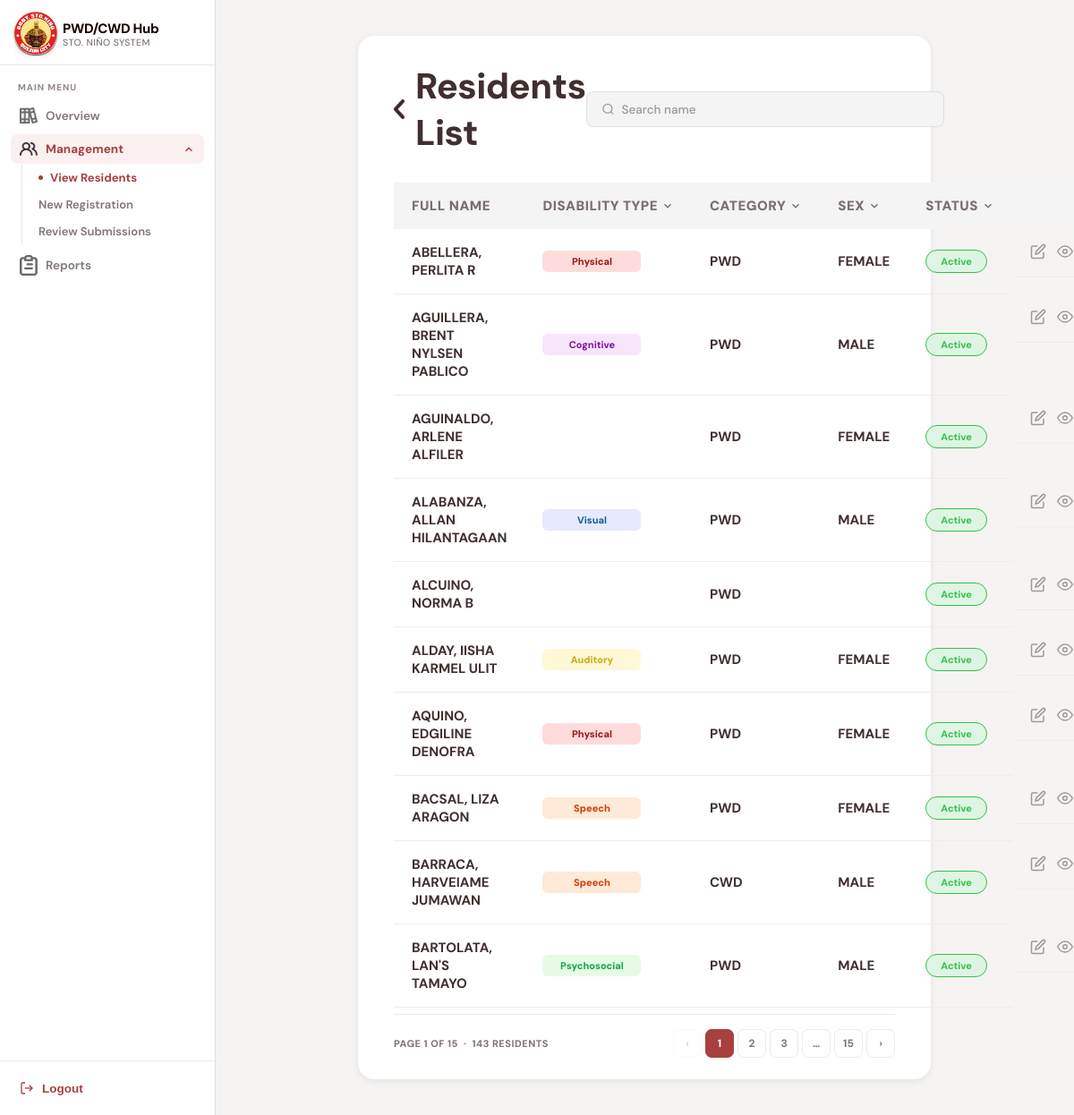
Screenshot of /resident.php with the database file from the repository.
### tables this page shows
CREATE TABLE `residents` (
  `ID` int(11) NOT NULL AUTO_INCREMENT,
  `first_name` varchar(255) NOT NULL,
  `middle_name` varchar(255) NOT NULL,
  `last_name` varchar(255) NOT NULL,
  `civil_status` enum('Single','Married','Widowed','Separated') NOT NULL,
  `birthdate` date NOT NULL,
  `age` int(11) NOT NULL,
  `birthplace` varchar(255) NOT NULL,
  `sex` enum('male','female') NOT NULL,
  `address` varchar(255) NOT NULL,
  `contact_num` varchar(255) NOT NULL,
  `emergency_cont` varchar(255) NOT NULL,
  `emergency_cont_num` varchar(255) NOT NULL,
  `emergency_cont_rel` varchar(255) NOT NULL,
  `socials` varchar(255) NOT NULL,
  `disablity_type` varchar(255) DEFAULT NULL,
  `disability_remarks` varchar(255) DEFAULT NULL,
  `resident_type` enum('PWD','CWD') NOT NULL,
  `guardian_name` varchar(255) NOT NULL,
  `guardian_cont_num` varchar(255) NOT NULL,
  `guardian_rel` varchar(255) NOT NULL,
  `father_name` varchar(255) NOT NULL,
  `mother_name` varchar(255) NOT NULL,
  `spouse_name` varchar(255) NOT NULL,
  `pwdid_num` varchar(255) NOT NULL,
  `control_num` varchar(255) NOT NULL,
  `idissue_date` date NOT NULL,
  `idexpiration_date` date NOT NULL,
  `profile` varchar(255) NOT NULL,
  `status` enum('Active','Pending','Expired','Under Review','Needs Correction','Rejected') DEFAULT 'Under Review',
  `med_cert` varchar(255) DEFAULT NULL,
  `correction_remarks` text DEFAULT NULL,
  PRIMARY KEY (`ID`)
);

### func/getResidents.php (called while the page is built, shortened)
<?php
require_once("db.php");
$per_page    = 10;
$current_page = isset($_GET["page"]) && is_numeric($_GET["page"]) ? (int)$_GET["page"] : 1;
$offset      = ($current_page - 1) * $per_page;
$search       = isset($_GET["search"])   ? trim($_GET["search"])   : "";
$conditions = [];
$params     = [];
$types      = "";
$where = count($conditions) > 0 ? "WHERE " . implode(" AND ", $conditions) : "";
$count_sql  = "SELECT COUNT(*) as total FROM residents $where";
$count_stmt = mysqli_prepare($conn, $count_sql);
mysqli_stmt_execute($count_stmt);
$count_result = mysqli_stmt_get_result($count_stmt);
$total_rows   = mysqli_fetch_assoc($count_result)["total"];
$total_pages  = max(1, ceil($total_rows / $per_page));
$data_sql = "
SELECT * FROM residents
$where
ORDER BY
CASE
    WHEN idexpiration_date IS NOT NULL
    AND idexpiration_date != ''
    AND DATE(idexpiration_date)
        BETWEEN CURDATE()
        AND DATE_ADD(CURDATE(), INTERVAL 1 MONTH)
    AND status != 'Expired'
    THEN 0
    ELSE 1
END ASC,
last_name ASC
LIMIT ? OFFSET ?
";
$data_params = array_merge($params, [$per_page, $offset]);
$data_types  = $types . "ii";
$data_stmt = mysqli_prepare($conn, $data_sql);
mysqli_stmt_bind_param($data_stmt, $data_types, ...$data_params);
mysqli_stmt_execute($data_stmt);
$residents_result = mysqli_stmt_get_result($data_stmt);
function badgeClass($type) {
    $map = [
        "cognitive"    => "badge-cognitive",
        "visual"       => "badge-visual",
        "physical"        => "badge-physical",
        "auditory"     => "badge-auditory",
        "speech"       => "badge-speech",
        "psychosocial" => "badge-psycho",
    ];
    return $map[strtolower(trim($type))] ?? "badge-physical";
}
function buildQuery($page, $extra = []) {
    $params = array_merge($_GET, ["page" => $page], $extra);
    return "?" . http_build_query($params);
}
?>

### resident.php (the view, shortened to what this page needs)
<?php require_once("func/getResidents.php"); ?>
<!DOCTYPE html>
<html lang="en">
<head>
<link rel="stylesheet" href="css/resident.css" />
</head>
<body>
<aside class="sidebar">
  <div class="sidebar-brand">
    <div class="brand-icon">
      <img src="assets/barangay-logo.png" width="50">
    </div>
    <div class="brand-text">
      <span class="brand-name">PWD/CWD Hub</span>
      <span class="brand-sub">Sto. Niño System</span>
    </div>
  </div>
  <nav class="sidebar-nav">
    <div class="nav-section-label">Main Menu</div>
    <div class="nav-group">
      <a class="nav-item" href="dashboard.php">
        <img src="assets/overviewicon.png" width="20">
        Overview
      </a>
    </div>
    <div class="nav-group">
      <a class="nav-item active" href="#" onclick="toggleMenu(event,'mgmt-sub')">
        <img src="assets/users.png" width="20">
        Management
        <svg class="chevron" viewBox="0 0 24 24"><polyline points="6 15 12 9 18 15"/></svg>
      </a>
      <div class="nav-sub open" id="mgmt-sub">
        <a class="nav-sub-item active" href="resident.php">View Residents</a>
        <a class="nav-sub-item" href="registration.php">New Registration</a>
        <a class="nav-sub-item" href="review.php">Review Submissions</a>
      </div>
    </div>
    <div class="nav-group">
      <a class="nav-item" href="reports.php">
        <img src="assets/reporticon.png" width="20">
        Reports
      </a>
    </div>
  </nav>
  <div class="sidebar-footer">
    <button class="logout-btn" onclick="logout()">
      <svg viewBox="0 0 24 24"><path d="M9 21H5a2 2 0 0 1-2-2V5a2 2 0 0 1 2-2h4"/><polyline points="16 17 21 12 16 7"/><line x1="21" y1="12" x2="9" y2="12"/></svg>
      Logout
    </button>
  </div>
</aside>
<main class="main-content">
  <div class="content-card">
    <div class="card-header">
      <div class="page-title">
        <img style="cursor:pointer;" src="assets/leftchevron.png" width="12" onclick="toDashboard()">
        <h1>Residents List</h1>
      </div>
      <form method="GET" action="resident.php" id="searchForm" style="display:flex;gap:10px;align-items:center;">
        <div class="search-bar">
          <svg width="16" height="16" viewBox="0 0 24 24" fill="none" stroke="#999" stroke-width="2"><circle cx="11" cy="11" r="8"/><path d="M21 21l-4.35-4.35"/></svg>
          <input type="text" name="search" id="liveSearchInput" placeholder="Search name" value="<?= htmlspecialchars($search) ?>" autocomplete="off">
        </div>
      </form>
    </div>
    <div class="table-wrap">
      <table class="data-table">
        <thead>
          <tr>
            <th>
              Full Name
            </th>
            <th class="th-filter <?= !empty($filter_disab) ? 'th-active' : '' ?>" onclick="openFilter('sel-disability', this)">
              Disability Type
              <svg width="14" height="14" class="th-chevron" viewBox="0 0 24 24" fill="none" stroke="currentColor" stroke-width="2.5"><path d="M6 9l6 6 6-6"/></svg>
            </th>
            <th class="th-filter <?= !empty($filter_cat) ? 'th-active' : '' ?>" onclick="openFilter('sel-category', this)">
              Category
              <svg width="14" height="14" class="th-chevron" viewBox="0 0 24 24" fill="none" stroke="currentColor" stroke-width="2.5"><path d="M6 9l6 6 6-6"/></svg>
            </th>
            <th class="th-filter <?= !empty($filter_sex) ? 'th-active' : '' ?>" onclick="openFilter('sel-sex', this)">
              Sex
              <svg width="14" height="14" class="th-chevron" viewBox="0 0 24 24" fill="none" stroke="currentColor" stroke-width="2.5"><path d="M6 9l6 6 6-6"/></svg>
            </th>
            <th class="th-filter <?= !empty($filter_status) ? 'th-active' : '' ?>" onclick="openFilter('sel-status', this)">
              Status
              <svg width="14" height="14" class="th-chevron" viewBox="0 0 24 24" fill="none" stroke="currentColor" stroke-width="2.5"><path d="M6 9l6 6 6-6"/></svg>
            </th>
            <th></th>
          </tr>
        </thead>
        <tbody id="residentTable">
          <?php if (mysqli_num_rows($residents_result) === 0): ?>
            <tr>
              <td colspan="6" style="text-align:center; padding:40px; color:var(--text-muted); font-weight:600;">
                No residents found.
              </td>
            </tr>
          <?php else: ?>
            <?php while ($user = mysqli_fetch_assoc($residents_result)): ?>
              <?php
                $full_name  = htmlspecialchars($user['last_name'] . ", " . $user['first_name'] . " " . $user['middle_name']);
                $disability = $user['disablity_type'] ?? '';
                $category   = htmlspecialchars($user['resident_type'] ?? '—');
                $sex        = htmlspecialchars(strtoupper($user['sex'] ?? '—'));
                $status     = htmlspecialchars($user['status'] ?? 'Pending');
                $status_cls ="status-" .strtolower(str_replace(" ", "-", $status));
                $types_arr  = array_filter(array_map('trim', explode(",", $disability)));
              ?>
              <tr>
                <td class="fw-bold">
  <?= $full_name ?>
</td>
                <td>
                  <div class="badge-group">
                    <?php foreach ($types_arr as $t): ?>
                      <span class="badge <?= badgeClass($t) ?>"><?= htmlspecialchars($t) ?></span>
                    <?php endforeach; ?>
                  </div>
                </td>
                <td class="fw-bold"><?= $category ?></td>
                <td class="fw-bold"><?= $sex ?></td>
                <td><span class="status <?= $status_cls ?>"><?= $status ?></span></td>
                <td class="actions">
                  <button title="Edit" onclick="window.location.href='editResident.php?id=<?= $user['ID'] ?>'">
                    <svg width="18" height="18" viewBox="0 0 24 24" fill="none" stroke="currentColor" stroke-width="2"><path d="M11 4H4a2 2 0 0 0-2 2v14a2 2 0 0 0 2 2h14a2 2 0 0 0 2-2v-7"/><path d="M18.5 2.5a2.121 2.121 0 0 1 3 3L12 15l-4 1 1-4 9.5-9.5z"/></svg>
                  </button>
                  <button title="View" onclick="window.location.href='viewprofile.php?id=<?= $user['ID'] ?>'">
                    <svg width="18" height="18" viewBox="0 0 24 24" fill="none" stroke="currentColor" stroke-width="2"><path d="M1 12s4-8 11-8 11 8 11 8-4 8-11 8-11-8-11-8z"/><circle cx="12" cy="12" r="3"/></svg>
                  </button>
                </td>
              </tr>
            <?php endwhile; ?>
          <?php endif; ?>
        </tbody>
      </table>
    </div>
    <div class="pagination">
      <span class="pagination-info">
        Page <?= $current_page ?> of <?= $total_pages ?> &nbsp;·&nbsp; <?= $total_rows ?> resident<?= $total_rows !== 1 ? "s" : "" ?>
      </span>
      <div class="pagination-btns">
        <a href="<?= buildQuery($current_page - 1) ?>" class="page-btn <?= $current_page <= 1 ? 'disabled' : '' ?>">‹</a>
        <?php
          $start = max(1, $current_page - 2);
          $end   = min($total_pages, $current_page + 2);
          if ($start > 1): ?>
          <?php endif;
          for ($i = $start; $i <= $end; $i++): ?>
            <a href="<?= buildQuery($i) ?>" class="page-btn <?= $i === $current_page ? 'active' : '' ?>"><?= $i ?></a>
          <?php endfor;
          if ($end < $total_pages): ?>
            <?php if ($end < $total_pages - 1): ?><span class="page-btn" style="pointer-events:none;">…</span><?php endif; ?>
            <a href="<?= buildQuery($total_pages) ?>" class="page-btn"><?= $total_pages ?></a>
          <?php endif; ?>
        <a href="<?= buildQuery($current_page + 1) ?>" class="page-btn <?= $current_page >= $total_pages ? 'disabled' : '' ?>">›</a>
      </div>
    </div>
  </div>
</main>
</body>
</html>

### rows the page displays
residents: full_name "ABELLERA, PERLITA R", disablity_type "Physical", resident_type "PWD", sex "FEMALE", status "Active"
residents: full_name "AGUILLERA, BRENT NYLSEN PABLICO", disablity_type "Cognitive", resident_type "PWD", sex "MALE", status "Active"
residents: full_name "AGUINALDO, ARLENE ALFILER", resident_type "PWD", sex "FEMALE", status "Active"
residents: full_name "ALABANZA, ALLAN HILANTAGAAN", disablity_type "Visual", resident_type "PWD", sex "MALE", status "Active"
residents: full_name "ALCUINO, NORMA B", resident_type "PWD", status "Active"
residents: full_name "ALDAY, IISHA KARMEL ULIT", disablity_type "Auditory", resident_type "PWD", sex "FEMALE", status "Active"
residents: full_name "AQUINO, EDGILINE DENOFRA", disablity_type "Physical", resident_type "PWD", sex "FEMALE", status "Active"
residents: full_name "BACSAL, LIZA ARAGON", disablity_type "Speech", resident_type "PWD", sex "FEMALE", status "Active"
residents: full_name "BARRACA, HARVEIAME JUMAWAN", disablity_type "Speech", resident_type "CWD", sex "MALE", status "Active"
residents: full_name "BARTOLATA, LAN'S TAMAYO", disablity_type "Psychosocial", resident_type "PWD", sex "MALE", status "Active"

### other values shown
$current_page "1"
$total_pages "15"
$total_rows "143"
